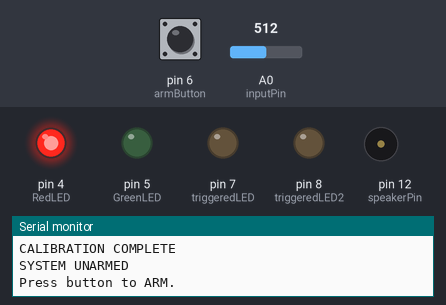
Recording of a sketch running on a simulated Arduino Uno, built with avr-gcc and run on an emulated ATmega328P. Parts: output pins drawn as LEDs (lit = HIGH), buzzer (waves = sounding), the last lines printed to the serial monitor. Dashed ring = blinking. Inputs (shaded band) come from the test bench; at power-on: pin 6 (armButton) LOW, A0 (inputPin) = 512.

Above: at 4.2 s.
4.3 s: pin 6 (armButton) pulled HIGH for 0.15 s
At 5.3 s:
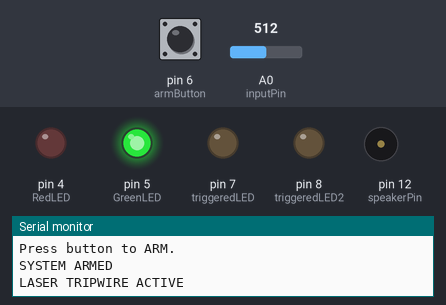
6.0 s: A0 (inputPin) set to 418
7.5 s: A0 (inputPin) set to 400
At 7.68 s:
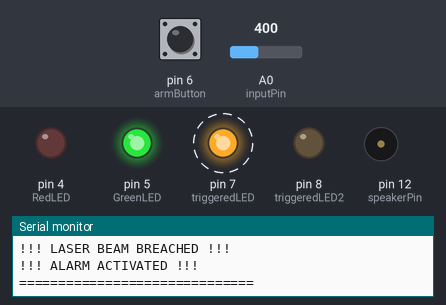
10.5 s: pin 6 (armButton) pulled HIGH for 1 s
At 12.1 s:
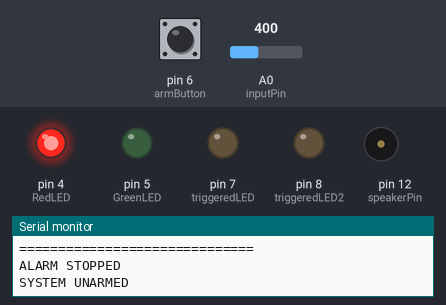
Timing chart, 0 to 13.6 s (numbered marks = the images above; inputs shaded):
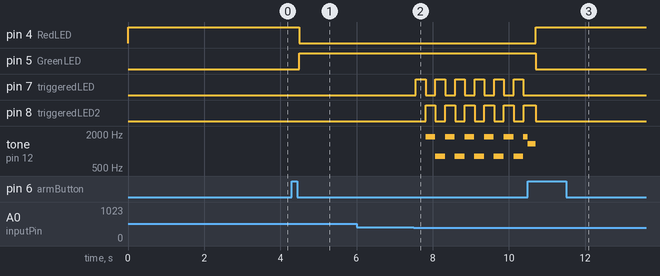

The sketch:

Tripwire.ino
```cpp
// ========================================
// LASER TRIPWIRE ALARM
// ========================================

// PINS
const int triggeredLED = 7;
const int triggeredLED2 = 8;

const int RedLED = 4;
const int GreenLED = 5;

const int inputPin = A0;
const int speakerPin = 12;
const int armButton = 6;


// SETTINGS
int threshold = 0;
int sensitivity = 100;


// SYSTEM STATUS
bool isArmed = false;
bool alarmTriggered = false;


// ========================================
// SETUP
// ========================================

void setup() {

  pinMode(triggeredLED, OUTPUT);
  pinMode(triggeredLED2, OUTPUT);

  pinMode(RedLED, OUTPUT);
  pinMode(GreenLED, OUTPUT);

  pinMode(speakerPin, OUTPUT);
  pinMode(armButton, INPUT);

  Serial.begin(9600);


  // Start UNARMED
  isArmed = false;
  alarmTriggered = false;

  digitalWrite(RedLED, HIGH);
  digitalWrite(GreenLED, LOW);

  digitalWrite(triggeredLED, LOW);
  digitalWrite(triggeredLED2, LOW);


  Serial.println("LASER TRIPWIRE");
  Serial.println("SYSTEM UNARMED");


  // Calibrate sensor
  calibrate();

  Serial.println("CALIBRATION COMPLETE");
  Serial.println("SYSTEM UNARMED");
  Serial.println("Press button to ARM.");
}


// ========================================
// LOOP
// ========================================

void loop() {

  int reading = analogRead(inputPin);


  // ----------------------------------------
  // BUTTON
  // ----------------------------------------

  if (digitalRead(armButton) == HIGH) {

    delay(200);


    // If alarm is sounding
    if (alarmTriggered == true) {

      // Stop alarm
      alarmTriggered = false;
      isArmed = false;

      noTone(speakerPin);

      digitalWrite(triggeredLED, LOW);
      digitalWrite(triggeredLED2, LOW);

      digitalWrite(RedLED, HIGH);
      digitalWrite(GreenLED, LOW);

      Serial.println("ALARM STOPPED");
      Serial.println("SYSTEM UNARMED");
    }


    // If system is armed
    else if (isArmed == true) {

      // Unarm it
      isArmed = false;

      digitalWrite(RedLED, HIGH);
      digitalWrite(GreenLED, LOW);

      Serial.println("SYSTEM UNARMED");
    }


    // If system is unarmed
    else {

      // Arm it
      isArmed = true;

      digitalWrite(RedLED, LOW);
      digitalWrite(GreenLED, HIGH);

      Serial.println("SYSTEM ARMED");
      Serial.println("LASER TRIPWIRE ACTIVE");
    }


    // Wait until button is released
    while (digitalRead(armButton) == HIGH) {
      delay(10);
    }
  }


  // ----------------------------------------
  // LASER TRIPWIRE
  // ----------------------------------------

  if (isArmed == true && alarmTriggered == false) {

    // Laser is blocked
    if (reading < threshold) {

      alarmTriggered = true;

      Serial.println();
      Serial.println("==============================");
      Serial.println("!!! LASER BEAM BREACHED !!!");
      Serial.println("!!! ALARM ACTIVATED !!!");
      Serial.println("==============================");
      Serial.println();
    }
  }


  // ----------------------------------------
  // SIREN
  // ----------------------------------------

  if (alarmTriggered == true) {

    // High pitch
    for (int frequency = 800; frequency <= 1800; frequency += 20) {

      // Button stops alarm
      if (digitalRead(armButton) == HIGH) {
        return;
      }

      tone(speakerPin, frequency);

      digitalWrite(triggeredLED, HIGH);
      digitalWrite(triggeredLED2, LOW);

      delay(5);
    }


    // Low pitch
    for (int frequency = 1800; frequency >= 800; frequency -= 20) {

      // Button stops alarm
      if (digitalRead(armButton) == HIGH) {
        return;
      }

      tone(speakerPin, frequency);

      digitalWrite(triggeredLED, LOW);
      digitalWrite(triggeredLED2, HIGH);

      delay(5);
    }
  }
}


// ========================================
// CALIBRATION
// ========================================

void calibrate() {

  Serial.println();
  Serial.println("CALIBRATING...");
  Serial.println("Keep laser on the sensor.");

  delay(1000);


  long total = 0;


  // Take 20 sensor readings
  for (int i = 0; i < 20; i++) {

    int reading = analogRead(inputPin);

    total = total + reading;

    delay(100);
  }


  // Average laser reading
  int laserLevel = total / 20;


  // Trigger when reading drops below this
  threshold = laserLevel - sensitivity;


  if (threshold < 0) {
    threshold = 0;
  }


  Serial.print("Laser level: ");
  Serial.println(laserLevel);

  Serial.print("Trigger threshold: ");
  Serial.println(threshold);

  Serial.println();
}
```

Measured:
- the behaviour switches between 412 and 411 on A0 (inputPin) (found by bisection; images 1 and 2)
- after the input at 4.3 s, pin 4 (RedLED): HIGH → LOW after 0.20 s; pin 5 (GreenLED): LOW → HIGH after 0.20 s
- after the input at 6.0 s, every drawn part: stays the same
- after the input at 7.5 s, pin 7 (triggeredLED): alternates HIGH for 0.26 s and LOW for 0.26 s, starting after 0.06 s; pin 8 (triggeredLED2): alternates HIGH for 0.26 s and LOW for 0.26 s, starting after 0.32 s
- after the input at 10.5 s, pin 4 (RedLED): LOW → HIGH after 0.20 s; pin 5 (GreenLED): HIGH → LOW after 0.20 s; pin 7 (triggeredLED): stops changing and stays LOW
